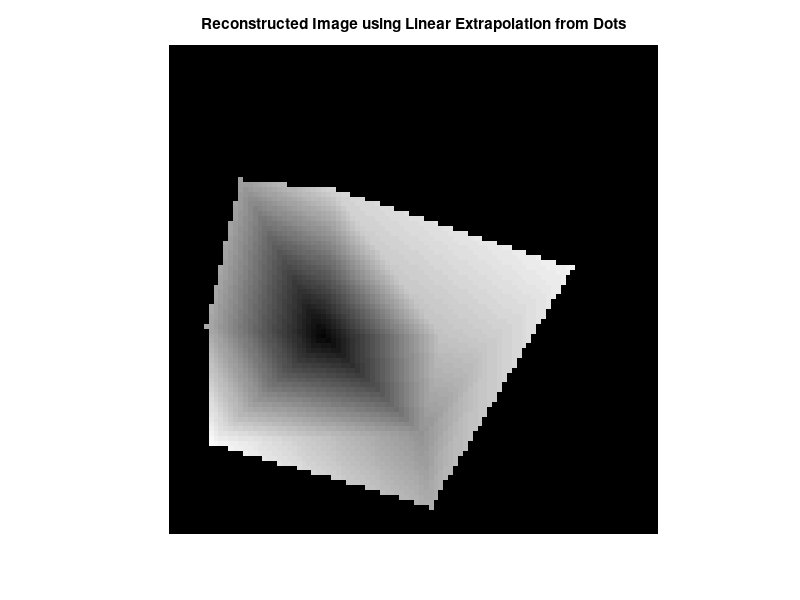

This figure's MATLAB source: (Note: this script raises an error after producing the figure.)
% Define the size of the image (height x width)
img_height = 100;
img_width = 100;

% Number of dots (known points)
num_dots = 10;

% Generate random positions (x, y) and gray values for the dots
x_dots = randi([1, img_width], num_dots, 1);  % Random x positions
y_dots = randi([1, img_height], num_dots, 1); % Random y positions
gray_values = randi([0, 255], num_dots, 1);   % Random gray values (0-255)

% Create grid for the image
[X, Y] = meshgrid(1:img_width, 1:img_height);

% Use griddata to interpolate the gray values from the known dots
% 'linear' interpolation for linear extrapolation
img_reconstructed = griddata(x_dots, y_dots, double(gray_values), X, Y, 'linear');

% Fill NaN values resulting from the interpolation (due to extrapolation)
img_reconstructed(isnan(img_reconstructed)) = 0;

% Display the reconstructed image
imshow(uint8(img_reconstructed));
title('Reconstructed Image using Linear Extrapolation from Dots');

%% Load an example image (or you can use your own image)
img = imread('cameraman.tif');  % Load image (2D array, grayscale)
img = double(img);  % Convert image to double for computation

% Compute the 2D Fourier transform of the image
F = fft2(img);

% Shift the zero frequency component to the center of the spectrum
F_shifted = fftshift(F);

% Compute the power spectrum (magnitude squared of the Fourier coefficients)
power_spectrum = abs(F_shifted).^2;

% Get the size of the image
[rows, cols] = size(img);

% Define frequency axes (in terms of normalized frequency)
u = (-cols/2:(cols/2-1))/cols;  % Frequency axis for x dimension
v = (-rows/2:(rows/2-1))/rows;  % Frequency axis for y dimension
[U, V] = meshgrid(u, v);

% Compute the radial frequency (distance from the origin in frequency space)
radial_freq = sqrt(U.^2 + V.^2);

% Maximum frequency is limited by the image dimensions
max_freq = max(radial_freq(:));

% Radial binning of the power spectrum (averaging power over rings of constant frequency)
num_bins = 100;  % Number of bins for averaging
freq_bins = linspace(0, max_freq, num_bins);
power_per_bin = zeros(size(freq_bins));
close all
% Average power in each frequency bin (1D radial averaging)
figure; 
imagesc(radial_freq);colorbar

for i = 1:num_bins-1
    mask = radial_freq >= freq_bins(i) & radial_freq < freq_bins(i+1);
    % figure(1);
    % imagesc(mask); 
    % pause(0.5)
    power_per_bin(i) = mean(power_spectrum(mask), 'omitnan');  % Average power in this bin
end

% Normalize frequency bins to [0, 1] (optional)
normalized_freq = freq_bins / max_freq;

% Plot the 1D power as a function of spatial frequency
figure;
plot(normalized_freq(1:end-1), log10(power_per_bin(1:end-1)), 'LineWidth', 2);
xlabel('Normalized Spatial Frequency');
ylabel('Power');
title('Power Spectrum as a Function of 1D Spatial Frequency');
grid on;

%%




